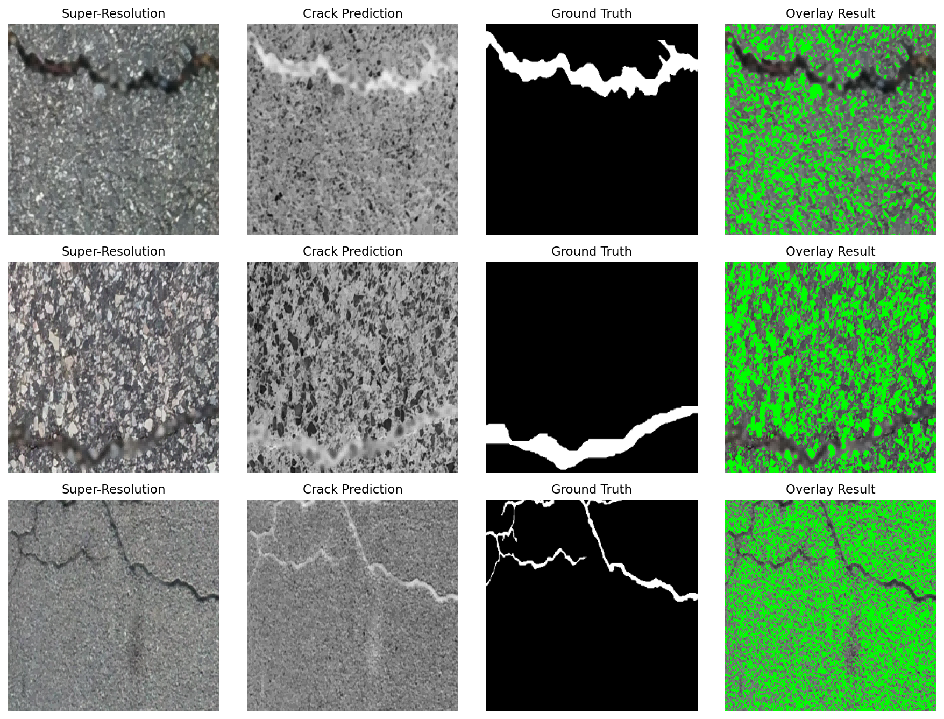
#> input picture figures/wps_pic_0.png, 944 x 719 px, given as the content of the folder outputs/restored_improved/test, which was not available
$ python generate_paper_figures.py
#> lines starting #> are read from the running program, lines starting #| are printed output that depends on the picture; pictures that were not available may be replaced by others from this repository, and a replacement may not be noted
#!/usr/bin/env python3
"""
Generate paper figures for crack detection paper
"""

import os
import matplotlib.pyplot as plt
from PIL import Image
import numpy as np
import random


def create_sample_visualization(
    sr_dir='outputs/restored_improved/test',
    pred_dir='outputs/predictions_improved',
    mask_dir='dataset/masks',
    output_path='figures/sample_visualization.png',
    num_samples=3
):
    """Create sample visualization showing SR -> Prediction -> Ground Truth"""
#> called with sr_dir = 'outputs/restored_improved/test', pred_dir = 'outputs/predictions_improved', mask_dir = 'dataset/masks', output_path = 'figures/sample_visualization.png', num_samples = 3

    # Get list of restored images
    sr_files = sorted([f for f in os.listdir(sr_dir) if f.endswith('.png')])

    # Randomly select samples
    selected = random.sample(sr_files, min(num_samples, len(sr_files)))

    fig, axes = plt.subplots(len(selected), 4, figsize=(12, 3 * len(selected)))

    if len(selected) == 1:
        axes = axes.reshape(1, -1)

    for i, img_name in enumerate(selected):
        # Load SR image
        sr_path = os.path.join(sr_dir, img_name)
        sr_img = np.array(Image.open(sr_path).convert('RGB'))

        # Load prediction
        pred_path = os.path.join(pred_dir, img_name)
        if os.path.exists(pred_path):
            pred_img = np.array(Image.open(pred_path))
#> pred_img is the input picture: shape (719, 944, 4); mean R, G, B, A 118.2, 138.3, 118.3, 255
            # Normalize and apply colormap
            pred_norm = pred_img.astype(float) / 255.0
            pred_colored = plt.cm.get_cmap('Reds')(pred_norm)[:, :, :3]
            pred_colored = (pred_colored * 255).astype(np.uint8)
        else:
            pred_colored = np.zeros((256, 256, 3), dtype=np.uint8)

        # Load ground truth mask
        mask_path = os.path.join(mask_dir, img_name)
        if os.path.exists(mask_path):
            mask_img = np.array(Image.open(mask_path).convert('L'))
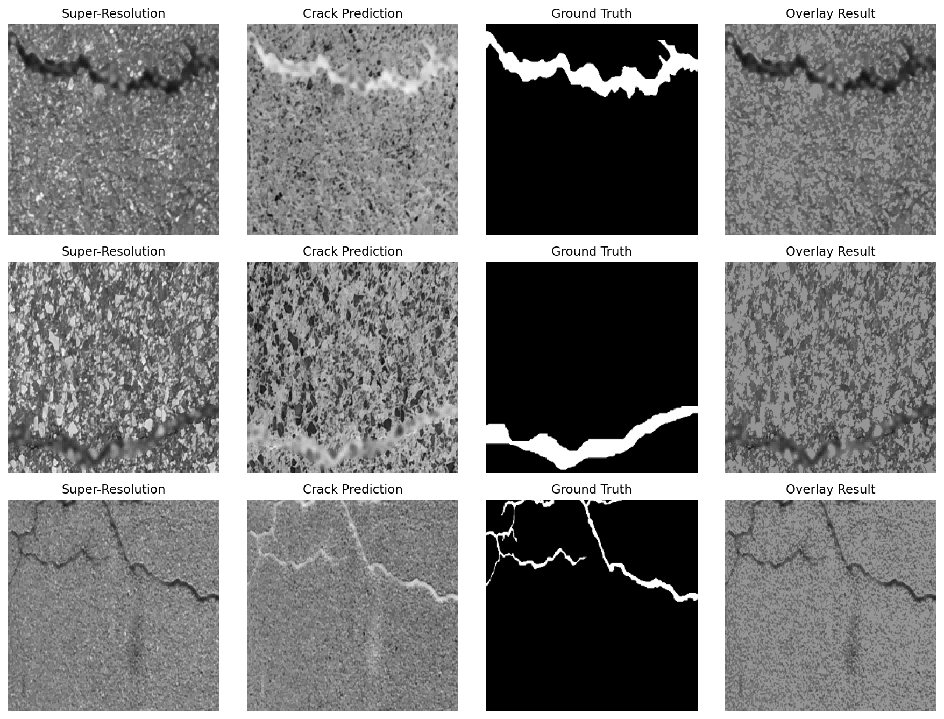
#> mask_img: shape (719, 944); min 0, max 255, mean 130
            mask_norm = mask_img.astype(float) / 255.0
            mask_colored = plt.cm.get_cmap('Greens')(mask_norm)[:, :, :3]
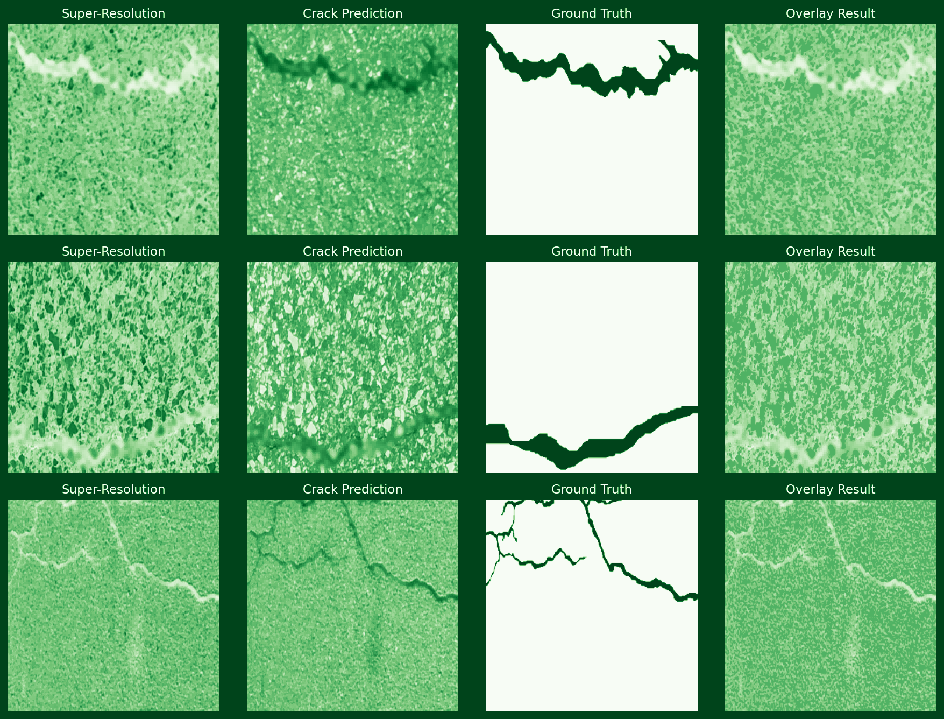
#> mask_colored: shape (719, 944, 3) float64; mean of channels 0, 1, 2 0.456, 0.699, 0.494; drawn as R, G, B
            mask_colored = (mask_colored * 255).astype(np.uint8)
        else:
            mask_colored = np.zeros((256, 256, 3), dtype=np.uint8)

        # Create overlay (prediction on SR image)
        overlay = sr_img.copy()
        pred_mask = pred_img > 127 if os.path.exists(pred_path) else np.zeros((256, 256), dtype=bool)
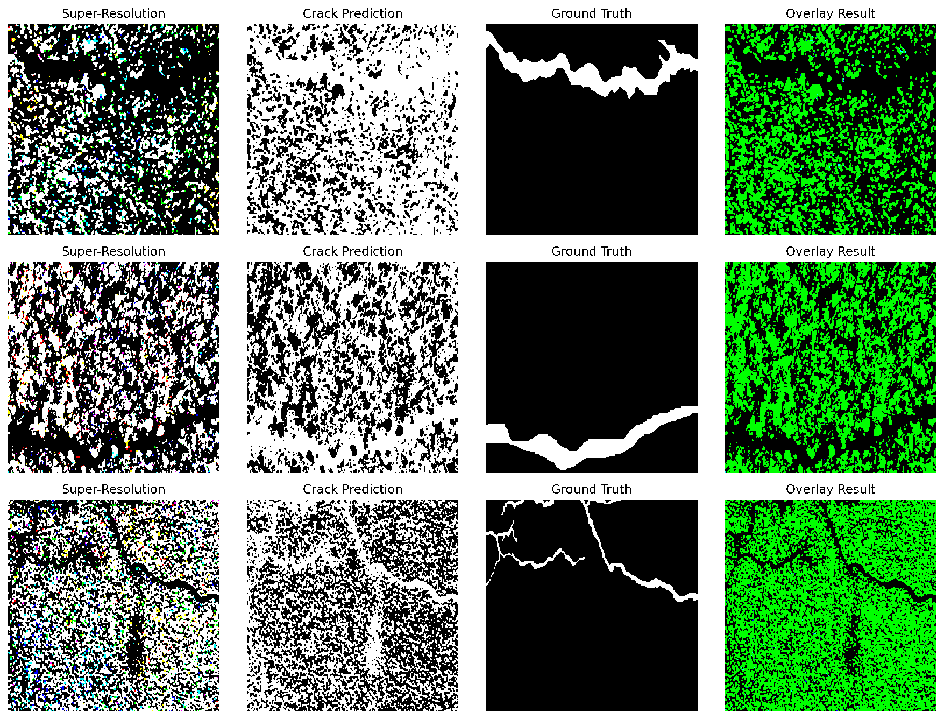
#> pred_mask: shape (719, 944, 4) bool; mean R, G, B, A 0.416, 0.522, 0.418, 1
        if pred_mask.any():
#> (the run stopped early here; a loop or call above may not have finished)
